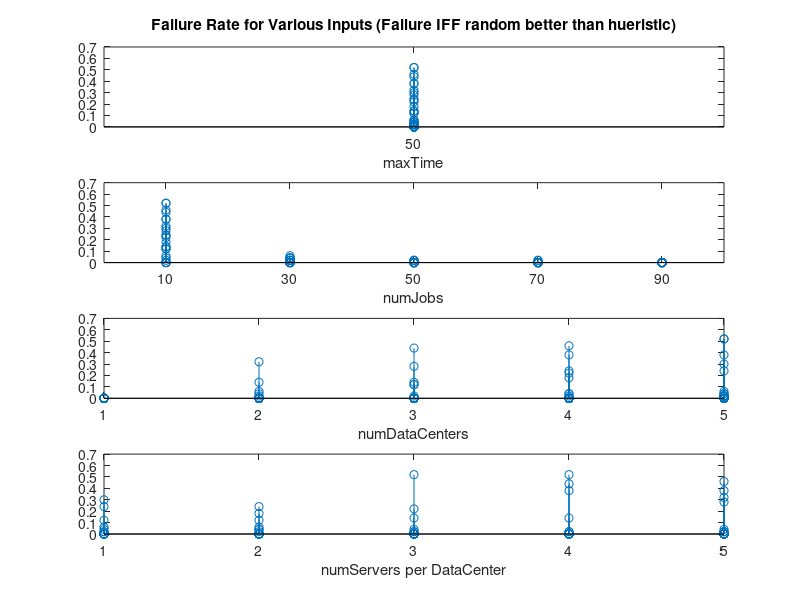
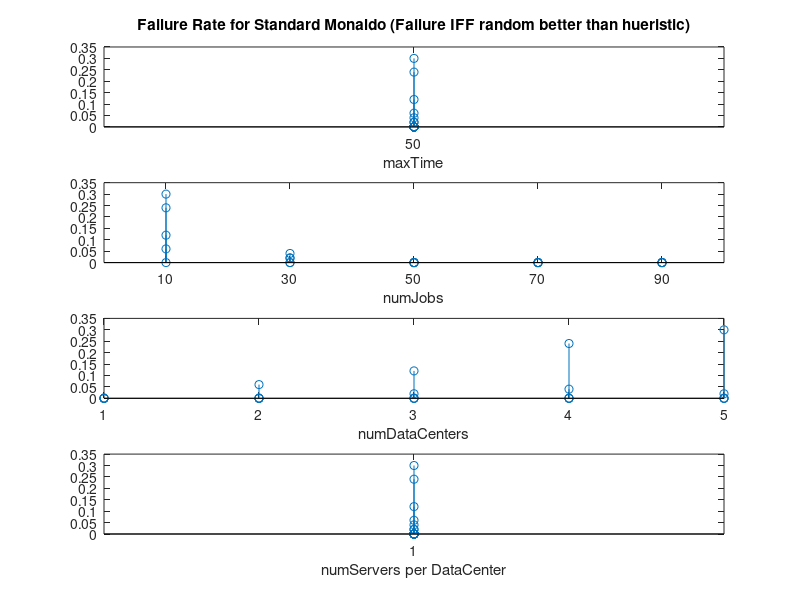

Write the MATLAB code that produced these figures, in order.
%% load Data
load('experiment1.mat');

%% All
figure

subplot(4,1,1);
stem(Inputs(:,1),FailureRate);
title('Failure Rate for Various Inputs (Failure IFF random better than hueristic)');
xlabel('maxTime');
set(gca, 'XTick', unique(Inputs(:,1)));

subplot(4,1,2);
stem(Inputs(:,2),FailureRate);
xlabel('numJobs');
set(gca, 'XTick', unique(Inputs(:,2)));

subplot(4,1,3);
stem(Inputs(:,3),FailureRate);
xlabel('numDataCenters');
set(gca, 'XTick', unique(Inputs(:,3)));

subplot(4,1,4);
stem(Inputs(:,4),FailureRate);
xlabel('numServers per DataCenter');
set(gca, 'XTick', unique(Inputs(:,4)));

%% Standard Monaldo
std = (Inputs(:,4) == 1);

figure

subplot(4,1,1);
stem(Inputs(std,1),FailureRate(std));
title('Failure Rate for Standard Monaldo (Failure IFF random better than hueristic)');
xlabel('maxTime');
set(gca, 'XTick', unique(Inputs(:,1)));

subplot(4,1,2);
stem(Inputs(std,2),FailureRate(std));
xlabel('numJobs');
set(gca, 'XTick', unique(Inputs(:,2)));

subplot(4,1,3);
stem(Inputs(std,3),FailureRate(std));
xlabel('numDataCenters');
set(gca, 'XTick', unique(Inputs(:,3)));

subplot(4,1,4);
stem(Inputs(std,4),FailureRate(std));
xlabel('numServers per DataCenter');
set(gca, 'XTick', unique(Inputs(:,4)));
